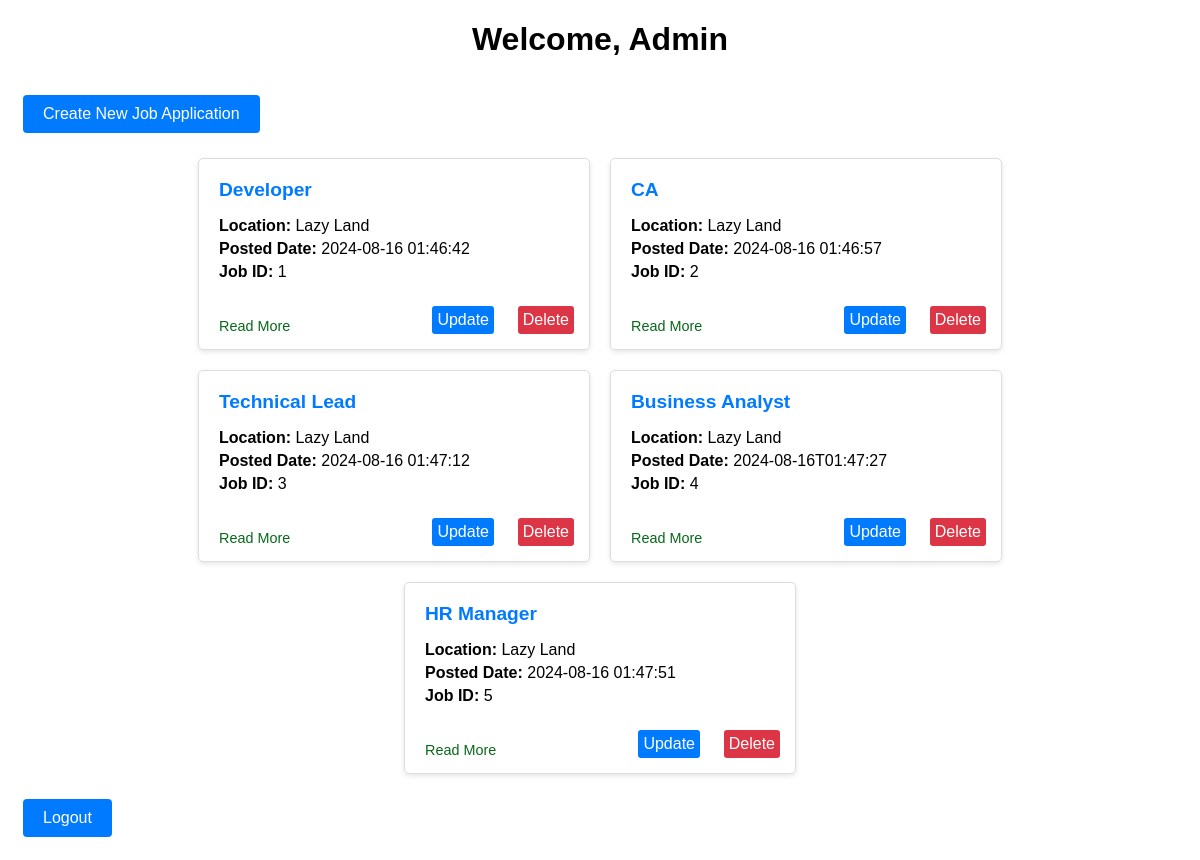
Before: /admin/admin_dashboard (signed in) with the older database file.
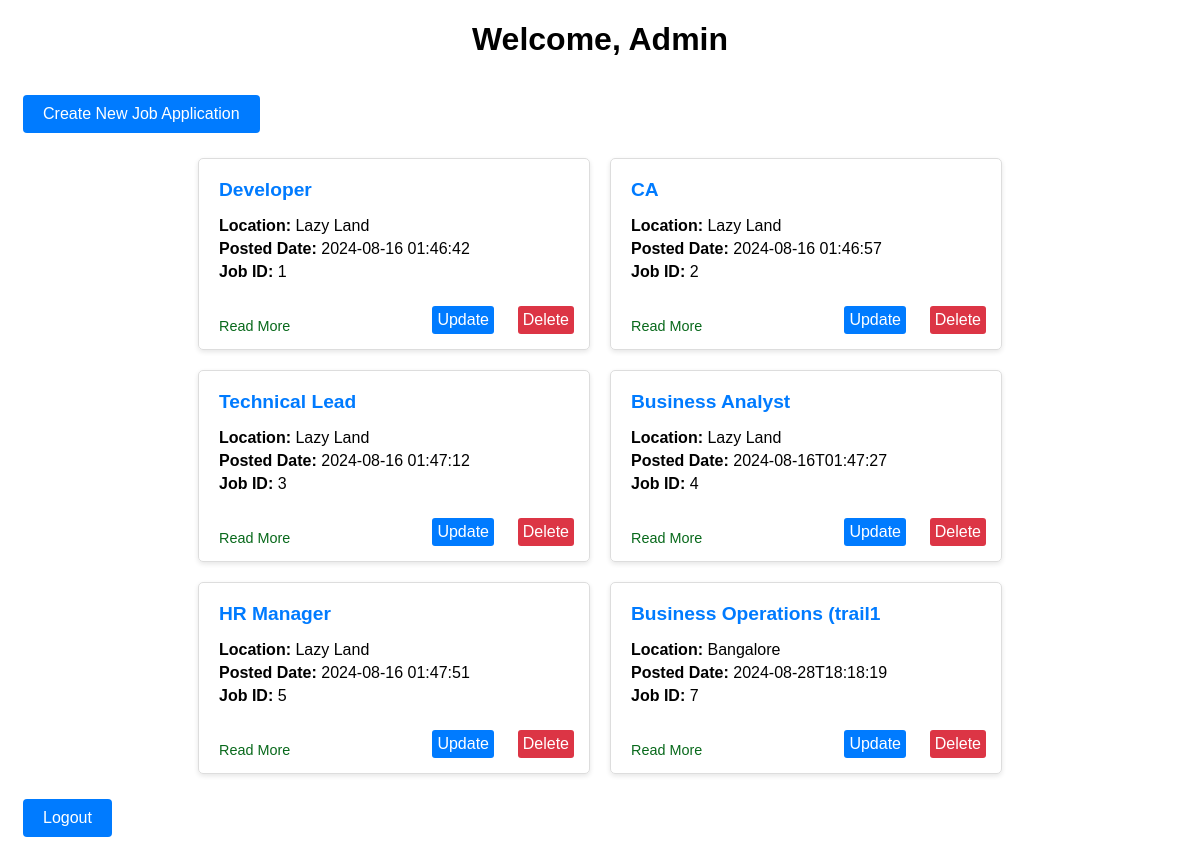
After: the same page with the newer database file.
### tables this page shows
CREATE TABLE job_applications (
                id INTEGER PRIMARY KEY AUTOINCREMENT,
                position TEXT NOT NULL,
                company TEXT NOT NULL,
                location TEXT NOT NULL,
                experience_range TEXT NOT NULL,
                description TEXT NOT NULL,
                posted_date TEXT NOT NULL
            );

### admin.py (the view)
@admin_blueprint.route('/admin_dashboard')
def dashboard():
    if 'username' not in session or not is_admin(session['username']):
        flash('You are not authorized to access this page.')
        return redirect(url_for('auth.sign_in'))
    db = get_db()
    job_applications = db.execute('SELECT id, position, company, location, experience_range, description, posted_date FROM job_applications').fetchall()
    return render_template('admin_dashboard.html', job_applications=job_applications)

### admin.py (called while the page is built)
def is_admin(username):
    db = get_db()
    user_info = db.execute('SELECT is_admin FROM users WHERE username = ?', (username,)).fetchone()
    return user_info['is_admin'] == 1

### create_db.py (called while the page is built)
def get_db():
    conn = sqlite3.connect(DATABASE)
    conn.row_factory = sqlite3.Row
    return conn

### templates/admin_dashboard.html (shortened to what this page needs)
<!DOCTYPE html>
<html lang="en">
<head>
    <link rel="stylesheet" href="{{ url_for('static', filename='admin_dashboard.css') }}">
</head>
<body>
    <h1>Welcome, Admin</h1>
    <a href="{{ url_for('admin.create_job') }}">Create New Job Application</a>
    <div class="job-applications">
        {% for job in job_applications %}
        <div class="job-box" onclick="window.location.href='{{ url_for('admin.view_job', job_id=job.id) }}'">
            <h2 class="job-title">{{ job.position }}</h2>
            <p><strong>Location:</strong> {{ job.location }}</p>
            <p><strong>Posted Date:</strong> {{ job.posted_date }}</p>
            <p><strong>Job ID:</strong> {{ job.id }}</p>
            <p class="read-more">Read More</p>
            <a href="{{ url_for('admin.edit_job', job_id=job.id) }}" class="update-btn">Update</a>
            <a href="{{ url_for('admin.delete_job', job_id=job.id) }}" class="delete-btn" onclick="return confirm('Are you sure you want to delete this job?');">Delete</a>
        </div>
        {% endfor %}
    </div>
    <a href="{{url_for('auth.sign_out')}}">Logout</a>
</body>
</html>

### static/admin_dashboard.css (style rules this page uses)
body { font-family: Arial, sans-serif; }
h1 { text-align: center; }
a { display: inline-block; margin: 15px; padding: 10px 20px; background-color: #007bff; color: #fff; text-decoration: none; border-radius: 4px; text-align: center; }
.job-applications { display: flex; flex-wrap: wrap; justify-content: center; }
.job-box { border: 1px solid #ddd; padding: 20px; margin: 10px; border-radius: 5px; width: 350px; min-height: 150px; box-shadow: 0 2px 5px rgba(0, 0, 0, 0.1); position: relative; transition: background-color 0.3s; }
.job-box h2 { margin-top: 0; color: #007bff; }
.job-box p { margin: 5px 0; }
.job-title { font-size: 1.2em; color: #333; }
.update-btn, .delete-btn { position: absolute; display: inline-block; padding: 5px 5px; bottom: 10px; margin: 5px; color: white; text-decoration: none; border-radius: 3px; }
.update-btn { background-color: #007bff; right: 90px; }
.delete-btn { background-color: #dc3545; right: 10px; }
.read-more { position: absolute; bottom: 10px; left: 20px; font-size: 0.9em; color: #08691b; background: transparent; text-decoration: none; }

Changed rows visible on the page:
added job_applications: position "Business Operations (trail1", location "Bangalore", posted_date "2024-08-28T18:18:19", id "7"
